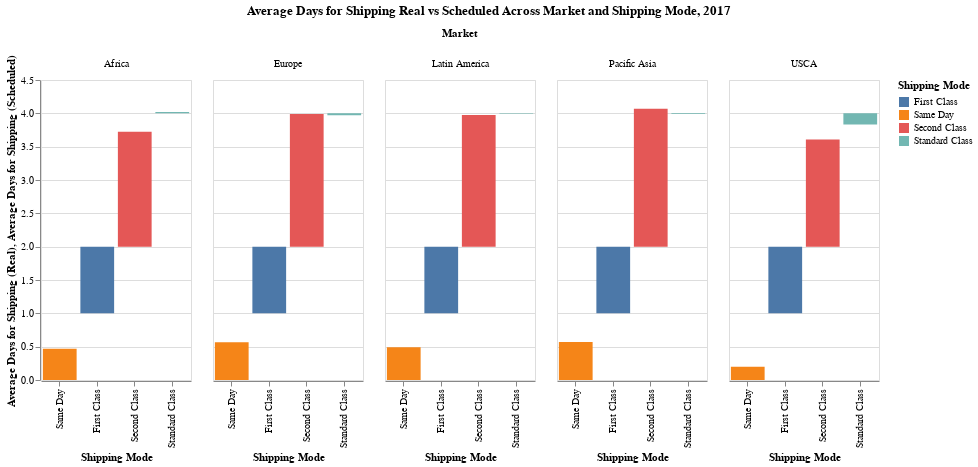

Notebook code for this chart:
### Code cell
# Define the desired order for the x-axis values
shipping_mode_order = ["Same Day", "First Class", "Second Class", "Standard Class"]

# Average days for shipping (actual vs. scheduled) by Region, Market, and Shipping Mode
avg_shipping_days_chart = alt.Chart(avg_shipping_days).mark_bar().encode(
    x=alt.X("shipping_mode:N", title="Shipping Mode", sort=shipping_mode_order),
    y=alt.Y("days_for_shipping_real:Q", title="Average Days for Shipping (Real)"),
    y2=alt.Y2("days_for_shipment_scheduled:Q", title="Average Days for Shipping (Scheduled)"),
    color=alt.Color("shipping_mode:N", title="Shipping Mode"),
    column=alt.Column("market:N", title="Market"),
    tooltip=["market", "shipping_mode", "days_for_shipping_real", "days_for_shipment_scheduled"]
).properties(
    title=alt.TitleParams(
        text="Average Days for Shipping Real vs Scheduled Across Market and Shipping Mode, 2017",
        anchor="middle",
        offset=10
    ),
    width=150,
    height=300
)

avg_shipping_days_chart

### Figure 1 — Vega-Lite specification as saved in the notebook (floating-point values rounded to 4 significant figures)
{"config": {"view": {"continuousWidth": 400, "continuousHeight": 300}}, "data": {"name": "data-f7ca502d00e97a1965041892b21432aa"}, "mark": "bar", "encoding": {"color": {"field": "shipping_mode", "title": "Shipping Mode", "type": "nominal"}, "column": {"field": "market", "title": "Market", "type": "nominal"}, "tooltip": [{"field": "market", "type": "nominal"}, {"field": "shipping_mode", "type": "nominal"}, {"field": "days_for_shipping_real", "type": "quantitative"}, {"field": "days_for_shipment_scheduled", "type": "quantitative"}], "x": {"field": "shipping_mode", "sort": ["Same Day", "First Class", "Second Class", "Standard Class"], "title": "Shipping Mode", "type": "nominal"}, "y": {"field": "days_for_shipping_real", "title": "Average Days for Shipping (Real)", "type": "quantitative"}, "y2": {"field": "days_for_shipment_scheduled", "title": "Average Days for Shipping (Scheduled)"}}, "height": 300, "title": {"text": "Average Days for Shipping Real vs Scheduled Across Market and Shipping Mode, 2017", "anchor": "middle", "offset": 10}, "width": 150, "$schema": "https://vega.github.io/schema/vega-lite/v4.17.0.json", "datasets": {"data-f7ca502d00e97a1965041892b21432aa": [{"market": "Africa", "shipping_mode": "First Class", "days_for_shipping_real": 2.0, "days_for_shipment_scheduled": 1.0}, {"market": "Africa", "shipping_mode": "Same Day", "days_for_shipping_real": 0.4688, "days_for_shipment_scheduled": 0.0}, {"market": "Africa", "shipping_mode": "Second Class", "days_for_shipping_real": 3.723, "days_for_shipment_scheduled": 2.0}, {"market": "Africa", "shipping_mode": "Standard Class", "days_for_shipping_real": 4.019, "days_for_shipment_scheduled": 4.0}, {"market": "Europe", "shipping_mode": "First Class", "days_for_shipping_real": 2.0, "days_for_shipment_scheduled": 1.0}, {"market": "Europe", "shipping_mode": "Same Day", "days_for_shipping_real": 0.5676, "days_for_shipment_scheduled": 0.0}, {"market": "Europe", "shipping_mode": "Second Class", "days_for_shipping_real": 3.99, "days_for_shipment_scheduled": 2.0}, {"market": "Europe", "shipping_mode": "Standard Class", "days_for_shipping_real": 3.971, "days_for_shipment_scheduled": 4.0}, {"market": "Latin America", "shipping_mode": "First Class", "days_for_shipping_real": 2.0, "days_for_shipment_scheduled": 1.0}, {"market": "Latin America", "shipping_mode": "Same Day", "days_for_shipping_real": 0.4902, "days_for_shipment_scheduled": 0.0}, {"market": "Latin America", "shipping_mode": "Second Class", "days_for_shipping_real": 3.977, "days_for_shipment_scheduled": 2.0}, {"market": "Latin America", "shipping_mode": "Standard Class", "days_for_shipping_real": 3.993, "days_for_shipment_scheduled": 4.0}, {"market": "Pacific Asia", "shipping_mode": "First Class", "days_for_shipping_real": 2.0, "days_for_shipment_scheduled": 1.0}, {"market": "Pacific Asia", "shipping_mode": "Same Day", "days_for_shipping_real": 0.5697, "days_for_shipment_scheduled": 0.0}, {"market": "Pacific Asia", "shipping_mode": "Second Class", "days_for_shipping_real": 4.07, "days_for_shipment_scheduled": 2.0}, {"market": "Pacific Asia", "shipping_mode": "Standard Class", "days_for_shipping_real": 3.992, "days_for_shipment_scheduled": 4.0}, {"market": "USCA", "shipping_mode": "First Class", "days_for_shipping_real": 2.0, "days_for_shipment_scheduled": 1.0}, {"market": "USCA", "shipping_mode": "Same Day", "days_for_shipping_real": 0.2, "days_for_shipment_scheduled": 0.0}, {"market": "USCA", "shipping_mode": "Second Class", "days_for_shipping_real": 3.609, "days_for_shipment_scheduled": 2.0}, {"market": "USCA", "shipping_mode": "Standard Class", "days_for_shipping_real": 3.831, "days_for_shipment_scheduled": 4.0}]}}
